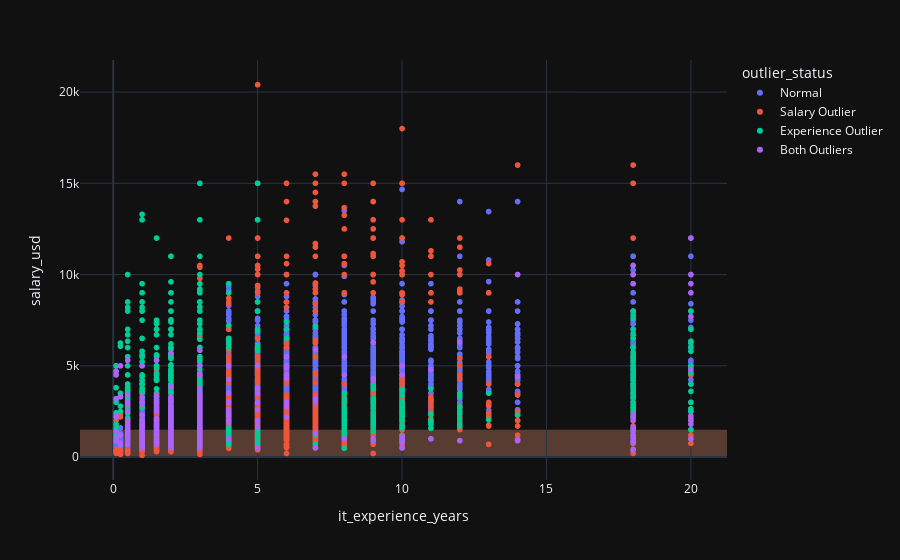

Notebook code cell kept with this figure:
### Code cell
fig = px.scatter(
    new_df,
    x='it_experience_years',
    y='salary_usd',
    hover_data=['salary_usd', 'title_group'],
    color='outlier_status',
)
fig.add_shape(
    type='rect',
    xref='paper',
    yref='y',
    x0=0, x1=1,
    y0=0, y1=1500,
    fillcolor='LightSalmon',
    opacity=0.3,
    layer='below',
    line_width=0
)
fig.show()

### Figure 1 — Plotly figure (JSON) as saved in the notebook; plotly's stock layout.template omitted (floating-point values rounded to 4 significant figures; data arrays with more than 128 entries replaced by an {"elided": "..."} marker saying what was removed)
{"data": [{"customdata": {"elided": "5172x1 str values"}, "hovertemplate": "outlier_status=Normal<br>it_experience_years=%{x}<br>salary_usd=%{y}<br>title_group=%{customdata[0]}<extra></extra>", "legendgroup": "Normal", "marker": {"color": "#636efa", "symbol": "circle"}, "mode": "markers", "name": "Normal", "showlegend": true, "type": "scattergl", "x": {"elided": "5172 float values"}, "xaxis": "x", "y": {"elided": "5172 float values"}, "yaxis": "y"}, {"customdata": {"elided": "1563x1 str values"}, "hovertemplate": "outlier_status=Salary Outlier<br>it_experience_years=%{x}<br>salary_usd=%{y}<br>title_group=%{customdata[0]}<extra></extra>", "legendgroup": "Salary Outlier", "marker": {"color": "#EF553B", "symbol": "circle"}, "mode": "markers", "name": "Salary Outlier", "showlegend": true, "type": "scattergl", "x": {"elided": "1563 float values"}, "xaxis": "x", "y": {"elided": "1563 float values"}, "yaxis": "y"}, {"customdata": {"elided": "492x1 str values"}, "hovertemplate": "outlier_status=Experience Outlier<br>it_experience_years=%{x}<br>salary_usd=%{y}<br>title_group=%{customdata[0]}<extra></extra>", "legendgroup": "Experience Outlier", "marker": {"color": "#00cc96", "symbol": "circle"}, "mode": "markers", "name": "Experience Outlier", "showlegend": true, "type": "scattergl", "x": {"elided": "492 float values"}, "xaxis": "x", "y": {"elided": "492 float values"}, "yaxis": "y"}, {"customdata": {"elided": "366x1 str values"}, "hovertemplate": "outlier_status=Both Outliers<br>it_experience_years=%{x}<br>salary_usd=%{y}<br>title_group=%{customdata[0]}<extra></extra>", "legendgroup": "Both Outliers", "marker": {"color": "#ab63fa", "symbol": "circle"}, "mode": "markers", "name": "Both Outliers", "showlegend": true, "type": "scattergl", "x": {"elided": "366 float values"}, "xaxis": "x", "y": {"elided": "366 float values"}, "yaxis": "y"}], "layout": {"legend": {"title": {"text": "outlier_status"}, "tracegroupgap": 0}, "margin": {"t": 60}, "shapes": [{"fillcolor": "LightSalmon", "layer": "below", "line": {"width": 0}, "opacity": 0.3, "type": "rect", "x0": 0, "x1": 1, "xref": "paper", "y0": 0, "y1": 1500, "yref": "y"}], "xaxis": {"anchor": "y", "domain": [0, 1], "title": {"text": "it_experience_years"}}, "yaxis": {"anchor": "x", "domain": [0, 1], "title": {"text": "salary_usd"}}}}
